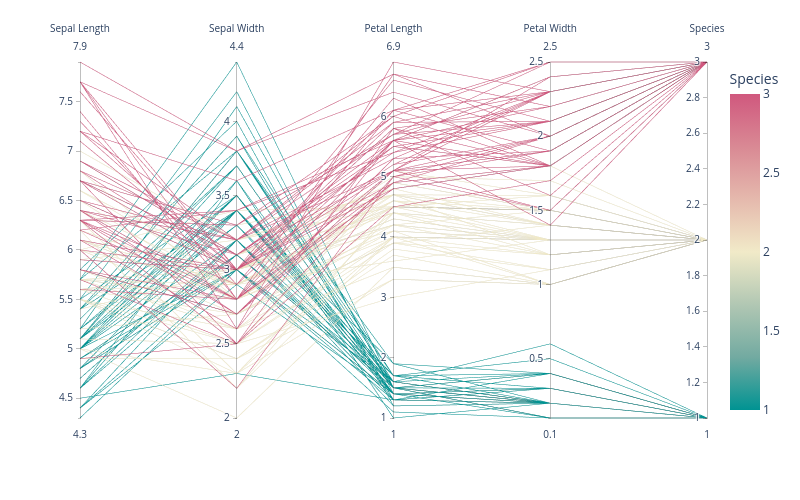

The code cell stored with this chart in its notebook:
### Code cell
# click on vertical axes to select values
# click on top of vertical axes to focus between characteristics.
fig = px.parallel_coordinates(
    df, color="species_id",
    labels={"species_id": "Species", "sepal_width": "Sepal Width",
            "sepal_length": "Sepal Length","petal_width": "Petal Width",
            "petal_length": "Petal Length", },
    color_continuous_scale=px.colors.diverging.Tealrose,
    color_continuous_midpoint=2
)

fig.show()

### Figure 1 — Plotly figure (JSON) as saved in the notebook; plotly's stock layout.template omitted (floating-point values rounded to 4 significant figures; data arrays with more than 128 entries replaced by an {"elided": "..."} marker saying what was removed)
{"data": [{"dimensions": [{"label": "Sepal Length", "values": {"elided": "150 float values"}}, {"label": "Sepal Width", "values": {"elided": "150 float values"}}, {"label": "Petal Length", "values": {"elided": "150 float values"}}, {"label": "Petal Width", "values": {"elided": "150 float values"}}, {"label": "Species", "values": {"elided": "150 int values"}}], "domain": {"x": [0, 1], "y": [0, 1]}, "line": {"color": {"elided": "150 int values"}, "coloraxis": "coloraxis"}, "name": "", "type": "parcoords"}], "layout": {"coloraxis": {"cmid": 2, "colorbar": {"title": {"text": "Species"}}, "colorscale": [[0, "rgb(0, 147, 146)"], [0.1667, "rgb(114, 170, 161)"], [0.3333, "rgb(177, 199, 179)"], [0.5, "rgb(241, 234, 200)"], [0.6667, "rgb(229, 185, 173)"], [0.8333, "rgb(217, 137, 148)"], [1, "rgb(208, 88, 126)"]]}, "height": 500, "legend": {"tracegroupgap": 0}, "margin": {"t": 60}, "width": 800}}
